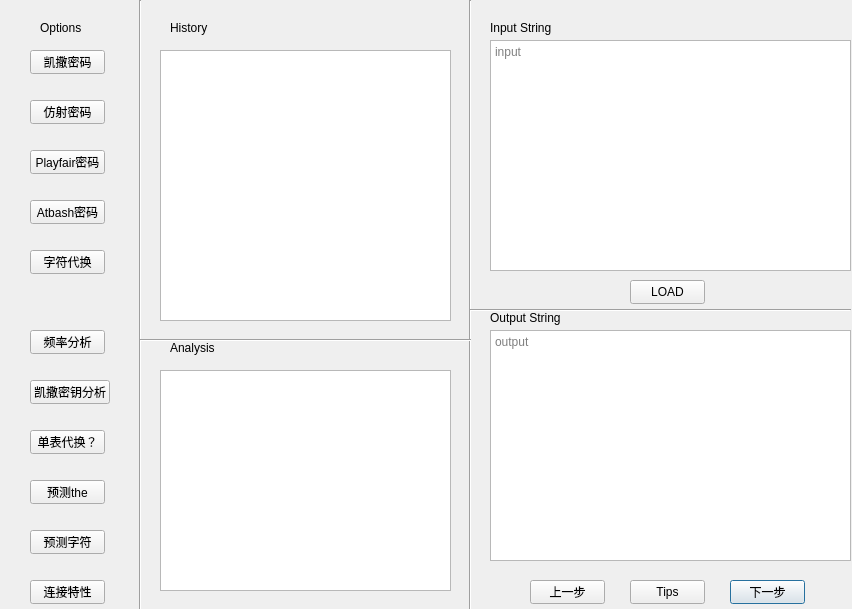
<?xml version="1.0" encoding="UTF-8"?>
<ui version="4.0">
 <class>STAT</class>
 <widget class="QDialog" name="STAT">
  <property name="geometry">
   <rect>
    <x>0</x>
    <y>0</y>
    <width>852</width>
    <height>609</height>
   </rect>
  </property>
  <property name="windowTitle">
   <string>单表代换工具</string>
  </property>
  <property name="sizeGripEnabled">
   <bool>false</bool>
  </property>
  <widget class="QLabel" name="Output_lable">
   <property name="geometry">
    <rect>
     <x>490</x>
     <y>310</y>
     <width>91</width>
     <height>16</height>
    </rect>
   </property>
   <property name="text">
    <string>Output String</string>
   </property>
  </widget>
  <widget class="QPushButton" name="Forward">
   <property name="geometry">
    <rect>
     <x>730</x>
     <y>580</y>
     <width>75</width>
     <height>24</height>
    </rect>
   </property>
   <property name="toolTip">
    <string>&lt;html&gt;&lt;head/&gt;&lt;body&gt;&lt;p&gt;在使用上一步后，可以用下一步操作回去&lt;/p&gt;&lt;/body&gt;&lt;/html&gt;</string>
   </property>
   <property name="whatsThis">
    <string>&lt;html&gt;&lt;head/&gt;&lt;body&gt;&lt;p&gt;123&lt;/p&gt;&lt;/body&gt;&lt;/html&gt;</string>
   </property>
   <property name="text">
    <string>下一步</string>
   </property>
  </widget>
  <widget class="QTextEdit" name="Output_text">
   <property name="geometry">
    <rect>
     <x>490</x>
     <y>330</y>
     <width>361</width>
     <height>231</height>
    </rect>
   </property>
   <property name="placeholderText">
    <string>output</string>
   </property>
  </widget>
  <widget class="QTextEdit" name="Input_text">
   <property name="geometry">
    <rect>
     <x>490</x>
     <y>40</y>
     <width>361</width>
     <height>231</height>
    </rect>
   </property>
   <property name="placeholderText">
    <string>input</string>
   </property>
  </widget>
  <widget class="QLabel" name="Input_label">
   <property name="geometry">
    <rect>
     <x>490</x>
     <y>20</y>
     <width>81</width>
     <height>16</height>
    </rect>
   </property>
   <property name="text">
    <string>Input String</string>
   </property>
  </widget>
  <widget class="Line" name="line">
   <property name="geometry">
    <rect>
     <x>460</x>
     <y>0</y>
     <width>20</width>
     <height>611</height>
    </rect>
   </property>
   <property name="orientation">
    <enum>Qt::Orientation::Vertical</enum>
   </property>
  </widget>
  <widget class="Line" name="line_2">
   <property name="geometry">
    <rect>
     <x>470</x>
     <y>300</y>
     <width>381</width>
     <height>20</height>
    </rect>
   </property>
   <property name="orientation">
    <enum>Qt::Orientation::Horizontal</enum>
   </property>
  </widget>
  <widget class="QPushButton" name="RollBack">
   <property name="geometry">
    <rect>
     <x>530</x>
     <y>580</y>
     <width>75</width>
     <height>24</height>
    </rect>
   </property>
   <property name="toolTip">
    <string>&lt;html&gt;&lt;head/&gt;&lt;body&gt;&lt;p&gt;返回上一步&lt;/p&gt;&lt;/body&gt;&lt;/html&gt;</string>
   </property>
   <property name="text">
    <string>上一步</string>
   </property>
  </widget>
  <widget class="Line" name="line_3">
   <property name="geometry">
    <rect>
     <x>130</x>
     <y>0</y>
     <width>20</width>
     <height>611</height>
    </rect>
   </property>
   <property name="orientation">
    <enum>Qt::Orientation::Vertical</enum>
   </property>
  </widget>
  <widget class="Line" name="line_4">
   <property name="geometry">
    <rect>
     <x>140</x>
     <y>330</y>
     <width>331</width>
     <height>20</height>
    </rect>
   </property>
   <property name="orientation">
    <enum>Qt::Orientation::Horizontal</enum>
   </property>
  </widget>
  <widget class="QLabel" name="History_label">
   <property name="geometry">
    <rect>
     <x>170</x>
     <y>20</y>
     <width>54</width>
     <height>16</height>
    </rect>
   </property>
   <property name="text">
    <string>History</string>
   </property>
  </widget>
  <widget class="QLabel" name="Analysis_label">
   <property name="geometry">
    <rect>
     <x>170</x>
     <y>340</y>
     <width>54</width>
     <height>16</height>
    </rect>
   </property>
   <property name="text">
    <string>Analysis</string>
   </property>
  </widget>
  <widget class="QLabel" name="Options">
   <property name="geometry">
    <rect>
     <x>40</x>
     <y>20</y>
     <width>54</width>
     <height>16</height>
    </rect>
   </property>
   <property name="text">
    <string>Options</string>
   </property>
  </widget>
  <widget class="QTextBrowser" name="History_text">
   <property name="geometry">
    <rect>
     <x>160</x>
     <y>50</y>
     <width>291</width>
     <height>271</height>
    </rect>
   </property>
  </widget>
  <widget class="QTextBrowser" name="Analysis_text">
   <property name="geometry">
    <rect>
     <x>160</x>
     <y>370</y>
     <width>291</width>
     <height>221</height>
    </rect>
   </property>
  </widget>
  <widget class="QPushButton" name="Caesar">
   <property name="geometry">
    <rect>
     <x>30</x>
     <y>50</y>
     <width>75</width>
     <height>24</height>
    </rect>
   </property>
   <property name="text">
    <string>凯撒密码</string>
   </property>
  </widget>
  <widget class="QPushButton" name="Affine">
   <property name="geometry">
    <rect>
     <x>30</x>
     <y>100</y>
     <width>75</width>
     <height>24</height>
    </rect>
   </property>
   <property name="text">
    <string>仿射密码</string>
   </property>
  </widget>
  <widget class="QPushButton" name="Playfair">
   <property name="geometry">
    <rect>
     <x>30</x>
     <y>150</y>
     <width>75</width>
     <height>24</height>
    </rect>
   </property>
   <property name="text">
    <string>Playfair密码</string>
   </property>
  </widget>
  <widget class="QPushButton" name="Atbash">
   <property name="geometry">
    <rect>
     <x>30</x>
     <y>200</y>
     <width>75</width>
     <height>24</height>
    </rect>
   </property>
   <property name="text">
    <string>Atbash密码</string>
   </property>
  </widget>
  <widget class="QPushButton" name="Replace">
   <property name="geometry">
    <rect>
     <x>30</x>
     <y>250</y>
     <width>75</width>
     <height>24</height>
    </rect>
   </property>
   <property name="toolTip">
    <string>&lt;html&gt;&lt;head/&gt;&lt;body&gt;&lt;p&gt;可进行单字符或多字符代换&lt;/p&gt;&lt;/body&gt;&lt;/html&gt;</string>
   </property>
   <property name="text">
    <string>字符代换</string>
   </property>
  </widget>
  <widget class="QPushButton" name="FindThe">
   <property name="geometry">
    <rect>
     <x>30</x>
     <y>480</y>
     <width>75</width>
     <height>24</height>
    </rect>
   </property>
   <property name="toolTip">
    <string>&lt;html&gt;&lt;head/&gt;&lt;body&gt;&lt;p&gt;推荐一开始使用，用于寻找文本中最可能为the的三个字母&lt;/p&gt;&lt;/body&gt;&lt;/html&gt;</string>
   </property>
   <property name="text">
    <string>预测the</string>
   </property>
  </widget>
  <widget class="QPushButton" name="FineChar">
   <property name="geometry">
    <rect>
     <x>30</x>
     <y>530</y>
     <width>75</width>
     <height>24</height>
    </rect>
   </property>
   <property name="toolTip">
    <string>&lt;html&gt;&lt;head/&gt;&lt;body&gt;&lt;p&gt;预测下一个频率最高的字符的可能值&lt;/p&gt;&lt;/body&gt;&lt;/html&gt;</string>
   </property>
   <property name="text">
    <string>预测字符</string>
   </property>
  </widget>
  <widget class="QPushButton" name="isMonoalphabetic">
   <property name="geometry">
    <rect>
     <x>30</x>
     <y>430</y>
     <width>75</width>
     <height>24</height>
    </rect>
   </property>
   <property name="toolTip">
    <string>&lt;html&gt;&lt;head/&gt;&lt;body&gt;&lt;p&gt;判断是否为单表代换&lt;/p&gt;&lt;/body&gt;&lt;/html&gt;</string>
   </property>
   <property name="whatsThis">
    <string>判断是否为单表代换</string>
   </property>
   <property name="text">
    <string>单表代换？</string>
   </property>
  </widget>
  <widget class="QPushButton" name="CaesarKey">
   <property name="geometry">
    <rect>
     <x>30</x>
     <y>380</y>
     <width>80</width>
     <height>24</height>
    </rect>
   </property>
   <property name="toolTip">
    <string>&lt;html&gt;&lt;head/&gt;&lt;body&gt;&lt;p&gt;根据单字母频率分析，猜测凯撒密码密钥&lt;/p&gt;&lt;/body&gt;&lt;/html&gt;</string>
   </property>
   <property name="text">
    <string>凯撒密钥分析</string>
   </property>
  </widget>
  <widget class="QPushButton" name="Frequency">
   <property name="geometry">
    <rect>
     <x>30</x>
     <y>330</y>
     <width>75</width>
     <height>24</height>
    </rect>
   </property>
   <property name="toolTip">
    <string>&lt;html&gt;&lt;head/&gt;&lt;body&gt;&lt;p&gt;返回input内容的n-gram频率（n = 1,2,3）&lt;/p&gt;&lt;/body&gt;&lt;/html&gt;</string>
   </property>
   <property name="text">
    <string>频率分析</string>
   </property>
  </widget>
  <widget class="QPushButton" name="LOAD">
   <property name="geometry">
    <rect>
     <x>630</x>
     <y>280</y>
     <width>75</width>
     <height>24</height>
    </rect>
   </property>
   <property name="toolTip">
    <string>&lt;html&gt;&lt;head/&gt;&lt;body&gt;&lt;p&gt;使用过程中谨慎点击，这会导致中间过程被清空&lt;/p&gt;&lt;/body&gt;&lt;/html&gt;</string>
   </property>
   <property name="text">
    <string>LOAD</string>
   </property>
  </widget>
  <widget class="QPushButton" name="Tips">
   <property name="geometry">
    <rect>
     <x>630</x>
     <y>580</y>
     <width>75</width>
     <height>24</height>
    </rect>
   </property>
   <property name="toolTip">
    <string>&lt;html&gt;&lt;head/&gt;&lt;body&gt;&lt;p&gt;点我，看提示！！&lt;/p&gt;&lt;/body&gt;&lt;/html&gt;</string>
   </property>
   <property name="text">
    <string>Tips</string>
   </property>
  </widget>
  <widget class="QPushButton" name="Connect">
   <property name="geometry">
    <rect>
     <x>30</x>
     <y>580</y>
     <width>75</width>
     <height>24</height>
    </rect>
   </property>
   <property name="text">
    <string>连接特性</string>
   </property>
  </widget>
 </widget>
 <resources/>
 <connections/>
</ui>
